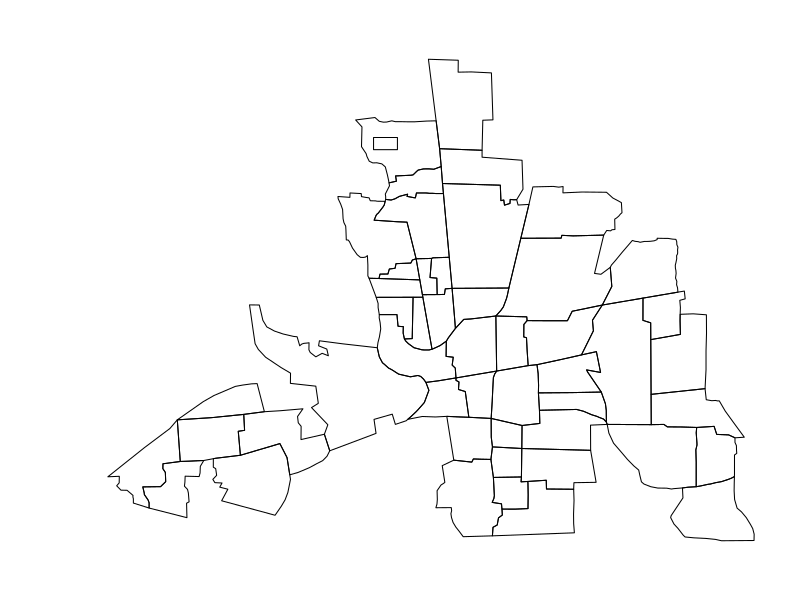

Generate this figure with R:
library(mgcv)


### Name: polys.plot
### Title: Plot geographic regions defined as polygons
### Aliases: polys.plot
### Keywords: hplot models smooth regression

### ** Examples

## see also ?mrf for use of z
require(mgcv)
data(columb.polys)
polys.plot(columb.polys)
